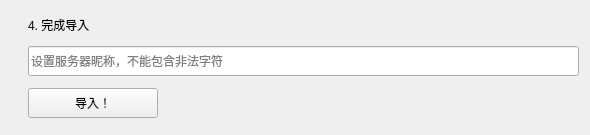
<?xml version="1.0" encoding="UTF-8"?>
<ui version="4.0">
 <class>saveImportServerWidget</class>
 <widget class="CardWidget" name="saveImportServerWidget">
  <property name="geometry">
   <rect>
    <x>0</x>
    <y>0</y>
    <width>590</width>
    <height>135</height>
   </rect>
  </property>
  <property name="sizePolicy">
   <sizepolicy hsizetype="Expanding" vsizetype="Fixed">
    <horstretch>0</horstretch>
    <verstretch>0</verstretch>
   </sizepolicy>
  </property>
  <property name="minimumSize">
   <size>
    <width>0</width>
    <height>135</height>
   </size>
  </property>
  <property name="maximumSize">
   <size>
    <width>16777215</width>
    <height>135</height>
   </size>
  </property>
  <property name="windowTitle">
   <string/>
  </property>
  <layout class="QGridLayout" name="gridLayout">
   <item row="0" column="0" rowspan="3">
    <spacer name="Spacer">
     <property name="orientation">
      <enum>Qt::Horizontal</enum>
     </property>
     <property name="sizeType">
      <enum>QSizePolicy::Fixed</enum>
     </property>
     <property name="sizeHint" stdset="0">
      <size>
       <width>17</width>
       <height>101</height>
      </size>
     </property>
    </spacer>
   </item>
   <item row="0" column="1">
    <widget class="SubtitleLabel" name="saveTitle">
     <property name="sizePolicy">
      <sizepolicy hsizetype="Minimum" vsizetype="Fixed">
       <horstretch>0</horstretch>
       <verstretch>0</verstretch>
      </sizepolicy>
     </property>
     <property name="text">
      <string>4. 完成导入</string>
     </property>
    </widget>
   </item>
   <item row="1" column="1">
    <widget class="LineEdit" name="saveServerNameLineEdit">
     <property name="sizePolicy">
      <sizepolicy hsizetype="Expanding" vsizetype="Fixed">
       <horstretch>0</horstretch>
       <verstretch>0</verstretch>
      </sizepolicy>
     </property>
     <property name="minimumSize">
      <size>
       <width>0</width>
       <height>30</height>
      </size>
     </property>
     <property name="placeholderText">
      <string>设置服务器昵称，不能包含非法字符</string>
     </property>
    </widget>
   </item>
   <item row="2" column="1">
    <widget class="PrimaryPushButton" name="saveSaveServerBtn">
     <property name="sizePolicy">
      <sizepolicy hsizetype="Fixed" vsizetype="Fixed">
       <horstretch>0</horstretch>
       <verstretch>0</verstretch>
      </sizepolicy>
     </property>
     <property name="minimumSize">
      <size>
       <width>130</width>
       <height>30</height>
      </size>
     </property>
     <property name="maximumSize">
      <size>
       <width>16777215</width>
       <height>30</height>
      </size>
     </property>
     <property name="text">
      <string>导入！</string>
     </property>
    </widget>
   </item>
  </layout>
 </widget>
 <customwidgets>
  <customwidget>
   <class>PushButton</class>
   <extends>QPushButton</extends>
   <header>qfluentwidgets</header>
  </customwidget>
  <customwidget>
   <class>PrimaryPushButton</class>
   <extends>PushButton</extends>
   <header>qfluentwidgets</header>
  </customwidget>
  <customwidget>
   <class>CardWidget</class>
   <extends>QFrame</extends>
   <header>qfluentwidgets</header>
   <container>1</container>
  </customwidget>
  <customwidget>
   <class>SubtitleLabel</class>
   <extends>QLabel</extends>
   <header>qfluentwidgets</header>
  </customwidget>
  <customwidget>
   <class>LineEdit</class>
   <extends>QLineEdit</extends>
   <header>qfluentwidgets</header>
  </customwidget>
 </customwidgets>
 <resources/>
 <connections/>
</ui>
